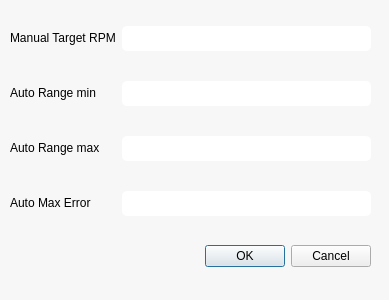
<?xml version="1.0" encoding="UTF-8"?>
<ui version="4.0">
 <class>Dialog</class>
 <widget class="QDialog" name="Dialog">
  <property name="geometry">
   <rect>
    <x>0</x>
    <y>0</y>
    <width>389</width>
    <height>300</height>
   </rect>
  </property>
  <property name="windowTitle">
   <string>Pump Config</string>
  </property>
  <property name="styleSheet">
   <string notr="true">QDialog{
	background-color: rgba(246,246,246,0.9);
}
QLineEdit{
	border-radius: 5%
}
QLineEdit:focus{
	border-radius: 5%;
	border-width: 3px;
	border-color: rgba(0, 122, 255, 0.5);
	border-style: solid;
}</string>
  </property>
  <widget class="QDialogButtonBox" name="buttonBox">
   <property name="geometry">
    <rect>
     <x>30</x>
     <y>240</y>
     <width>341</width>
     <height>32</height>
    </rect>
   </property>
   <property name="orientation">
    <enum>Qt::Horizontal</enum>
   </property>
   <property name="standardButtons">
    <set>QDialogButtonBox::Cancel|QDialogButtonBox::Ok</set>
   </property>
  </widget>
  <widget class="QWidget" name="formLayoutWidget">
   <property name="geometry">
    <rect>
     <x>10</x>
     <y>20</y>
     <width>361</width>
     <height>212</height>
    </rect>
   </property>
   <layout class="QFormLayout" name="formLayout">
    <property name="formAlignment">
     <set>Qt::AlignLeading|Qt::AlignLeft|Qt::AlignTop</set>
    </property>
    <property name="verticalSpacing">
     <number>30</number>
    </property>
    <property name="topMargin">
     <number>6</number>
    </property>
    <item row="0" column="0">
     <widget class="QLabel" name="manualTargetRPMLabel">
      <property name="text">
       <string>Manual Target RPM</string>
      </property>
     </widget>
    </item>
    <item row="0" column="1">
     <widget class="QLineEdit" name="manualTargetRPMLineEdit">
      <property name="minimumSize">
       <size>
        <width>0</width>
        <height>25</height>
       </size>
      </property>
     </widget>
    </item>
    <item row="1" column="0">
     <widget class="QLabel" name="autoRangeMinLabel">
      <property name="text">
       <string>Auto Range min</string>
      </property>
     </widget>
    </item>
    <item row="1" column="1">
     <widget class="QLineEdit" name="autoRangeMinLineEdit">
      <property name="minimumSize">
       <size>
        <width>0</width>
        <height>25</height>
       </size>
      </property>
     </widget>
    </item>
    <item row="2" column="0">
     <widget class="QLabel" name="autoRangeMaxLabel">
      <property name="text">
       <string>Auto Range max</string>
      </property>
     </widget>
    </item>
    <item row="2" column="1">
     <widget class="QLineEdit" name="autoRangeMaxLineEdit">
      <property name="minimumSize">
       <size>
        <width>0</width>
        <height>25</height>
       </size>
      </property>
     </widget>
    </item>
    <item row="3" column="0">
     <widget class="QLabel" name="autoMaxErrorLabel">
      <property name="text">
       <string>Auto Max Error</string>
      </property>
     </widget>
    </item>
    <item row="3" column="1">
     <widget class="QLineEdit" name="autoMaxErrorLineEdit">
      <property name="minimumSize">
       <size>
        <width>0</width>
        <height>25</height>
       </size>
      </property>
     </widget>
    </item>
   </layout>
  </widget>
 </widget>
 <resources/>
 <connections>
  <connection>
   <sender>buttonBox</sender>
   <signal>accepted()</signal>
   <receiver>Dialog</receiver>
   <slot>accept()</slot>
   <hints>
    <hint type="sourcelabel">
     <x>248</x>
     <y>254</y>
    </hint>
    <hint type="destinationlabel">
     <x>157</x>
     <y>274</y>
    </hint>
   </hints>
  </connection>
  <connection>
   <sender>buttonBox</sender>
   <signal>rejected()</signal>
   <receiver>Dialog</receiver>
   <slot>reject()</slot>
   <hints>
    <hint type="sourcelabel">
     <x>316</x>
     <y>260</y>
    </hint>
    <hint type="destinationlabel">
     <x>286</x>
     <y>274</y>
    </hint>
   </hints>
  </connection>
 </connections>
</ui>
